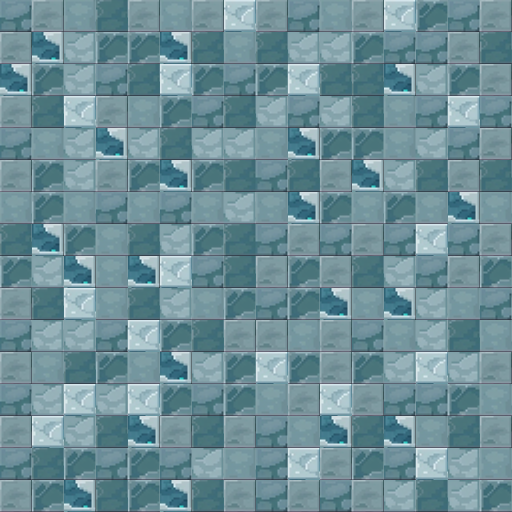

A level layout from a 2D game, rendered from its tile map. Below: a short description, then the map file with its tile-grid data intact:
An orthogonal 16x16 tile map with 32x32 px tiles, 1 tile layer (Floor1), 1 hidden layer not drawn.

<map version="1.0" tiledversion="1.0.1" orientation="orthogonal" renderorder="right-down" width="16" height="16" tilewidth="32" tileheight="32" nextobjectid="1">
 <tileset firstgid="1" name="brick" tilewidth="32" tileheight="32" tilecount="294" columns="21">
  <image source="brick.png" width="672" height="448" />
 </tileset>
 <layer name="Floor1" width="16" height="16">
  <data encoding="csv">
23,27,25,22,27,25,27,9,27,23,25,27,9,24,23,27,
27,10,26,24,24,10,22,25,22,26,26,24,23,23,27,22,
10,24,26,23,22,9,24,23,24,9,22,22,10,26,24,27,
27,22,9,27,25,24,23,22,26,23,26,22,25,23,9,23,
23,25,26,10,26,22,26,26,25,10,24,24,25,26,23,27,
27,24,26,27,24,10,24,22,23,22,27,10,26,22,27,22,
25,24,25,23,25,23,25,26,25,10,24,25,24,25,10,25,
22,10,24,25,22,26,24,22,23,27,23,27,23,9,23,27,
24,26,10,25,10,9,23,22,27,24,27,22,26,23,27,24,
27,22,9,25,22,26,25,24,23,24,10,25,10,26,25,23,
23,26,26,23,9,24,22,27,27,25,27,23,25,26,22,25,
27,25,22,24,25,10,26,24,9,24,27,24,26,9,26,27,
23,26,9,26,9,24,23,24,25,27,9,27,23,23,24,25,
27,9,26,22,10,27,22,27,23,25,10,22,10,25,22,27,
23,22,24,23,24,23,26,25,23,9,27,24,23,9,26,25,
27,24,10,22,24,10,22,27,23,27,23,27,26,22,26,24
</data>
 </layer>
 <layer name="Floor2" width="16" height="16" visible="0">
  <data encoding="csv">
24,22,23,25,27,25,23,25,26,23,25,22,25,23,27,24,
23,27,25,22,26,25,27,22,24,27,24,26,27,24,26,25,
26,25,23,23,24,25,22,25,26,27,22,26,22,23,25,22,
22,25,22,27,24,27,24,27,24,27,26,24,27,23,26,24,
24,26,27,24,22,26,27,24,23,22,25,23,24,24,22,27,
27,23,24,26,27,24,23,24,25,23,23,26,22,25,25,23,
24,22,25,23,25,26,25,22,26,23,27,25,24,27,23,24,
26,26,26,22,26,22,26,23,26,24,22,23,23,22,25,22,
27,27,23,26,23,26,27,26,22,26,26,26,25,27,26,24,
24,23,25,22,24,26,25,27,24,27,24,22,22,24,23,27,
25,26,27,24,26,23,22,25,26,23,26,24,23,27,22,25,
23,22,25,23,26,27,24,27,22,22,23,27,25,26,24,23,
25,26,27,24,22,26,23,27,24,23,25,26,22,27,25,22,
27,23,25,23,22,23,22,24,26,22,27,25,23,24,23,22,
24,25,27,24,26,25,22,27,23,26,25,23,22,25,22,25,
25,22,24,27,24,27,25,26,27,25,22,24,22,23,25,27
</data>
 </layer>
</map>